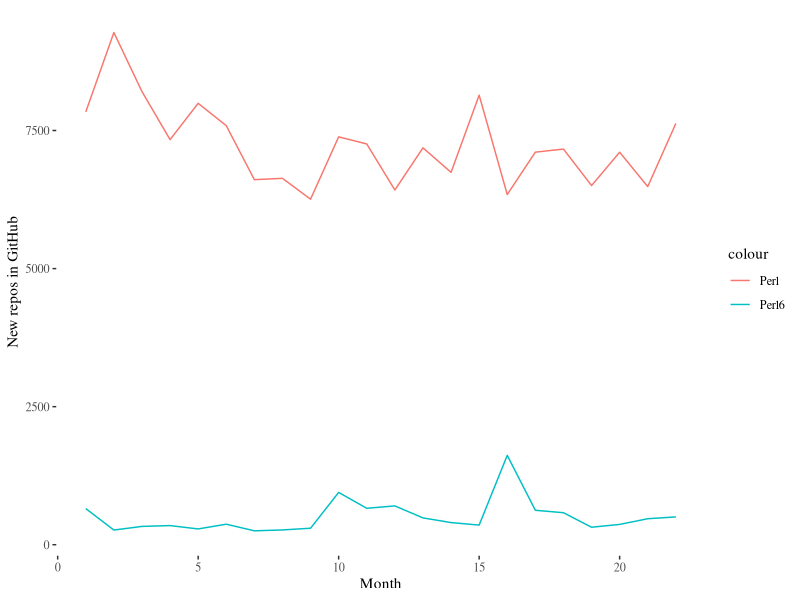

Generate this figure with R:
library(ggplot2)
library(ggthemes)

data <- read.csv("new_repos.csv")
ggplot()+geom_line(data=data,aes(x=as.numeric(row.names(data)),y=Perl,color='Perl',group=1))+geom_line(data=data,aes(x=as.numeric(row.names(data)),y=Perl6,color='Perl6',group=1))+theme_tufte()+xlab("Month")+ylab("New repos in GitHub")
